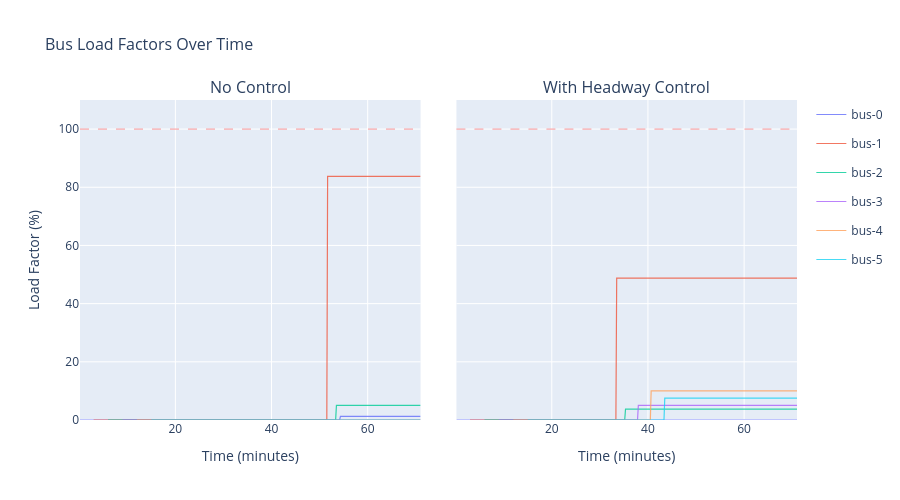

The notebook cell saved with this chart:
### Markdown cell above
## Bus load factors

How full are the buses? In the bunching scenario, the delayed bus picks up more passengers (it's full) while the bus behind runs nearly empty — a hallmark of the bunching problem.

### Code cell
fig = make_subplots(
    rows=1, cols=2,
    shared_yaxes=True,
    subplot_titles=["No Control", "With Headway Control"],
    horizontal_spacing=0.05,
)

for col, (buses, _title) in enumerate([(buses_nc, "No Control"), (buses_ctrl, "With Headway Control")], 1):
    for i, bus in enumerate(buses):
        active = [r for r in bus.trajectory if r["phase"] not in ("waiting",)]
        if not active:
            continue
        times_m = [r["tick"] * TICK_SECONDS / 60 for r in active]
        loads_pct = [r["load"] / BUS_CAPACITY * 100 for r in active]
        fig.add_trace(
            go.Scatter(
                x=times_m, y=loads_pct,
                mode="lines",
                name=bus.name,
                line=dict(color=_COLORS[i % len(_COLORS)], width=1.2),
                opacity=0.8,
                legendgroup=bus.name,
                showlegend=(col == 1),
            ),
            row=1, col=col,
        )
    fig.add_hline(y=100, line=dict(color="red", width=0.8, dash="dash"), opacity=0.5, row=1, col=col)

fig.update_xaxes(title_text="Time (minutes)")
fig.update_yaxes(title_text="Load Factor (%)", col=1, range=[0, 110])
fig.update_yaxes(range=[0, 110])
fig.update_layout(
    title=dict(text="Bus Load Factors Over Time", font=dict(size=16)),
    height=500,
)
fig.show()

### Figure 1 — Plotly figure (JSON) as saved in the notebook; plotly's stock layout.template omitted (floating-point values rounded to 4 significant figures; data arrays with more than 128 entries replaced by an {"elided": "..."} marker saying what was removed)
{"data": [{"legendgroup": "bus-0", "line": {"color": "#636EFA", "width": 1.2}, "mode": "lines", "name": "bus-0", "opacity": 0.8, "showlegend": true, "type": "scatter", "x": {"elided": "426 float values"}, "xaxis": "x", "y": {"elided": "426 float values"}, "yaxis": "y"}, {"legendgroup": "bus-1", "line": {"color": "#EF553B", "width": 1.2}, "mode": "lines", "name": "bus-1", "opacity": 0.8, "showlegend": true, "type": "scatter", "x": {"elided": "409 float values"}, "xaxis": "x", "y": {"elided": "409 float values"}, "yaxis": "y"}, {"legendgroup": "bus-2", "line": {"color": "#00CC96", "width": 1.2}, "mode": "lines", "name": "bus-2", "opacity": 0.8, "showlegend": true, "type": "scatter", "x": {"elided": "391 float values"}, "xaxis": "x", "y": {"elided": "391 int values"}, "yaxis": "y"}, {"legendgroup": "bus-3", "line": {"color": "#AB63FA", "width": 1.2}, "mode": "lines", "name": "bus-3", "opacity": 0.8, "showlegend": true, "type": "scatter", "x": {"elided": "373 float values"}, "xaxis": "x", "y": {"elided": "373 int values"}, "yaxis": "y"}, {"legendgroup": "bus-4", "line": {"color": "#FFA15A", "width": 1.2}, "mode": "lines", "name": "bus-4", "opacity": 0.8, "showlegend": true, "type": "scatter", "x": {"elided": "355 float values"}, "xaxis": "x", "y": {"elided": "355 int values"}, "yaxis": "y"}, {"legendgroup": "bus-5", "line": {"color": "#19D3F3", "width": 1.2}, "mode": "lines", "name": "bus-5", "opacity": 0.8, "showlegend": true, "type": "scatter", "x": {"elided": "337 float values"}, "xaxis": "x", "y": {"elided": "337 int values"}, "yaxis": "y"}, {"legendgroup": "bus-0", "line": {"color": "#636EFA", "width": 1.2}, "mode": "lines", "name": "bus-0", "opacity": 0.8, "showlegend": false, "type": "scatter", "x": {"elided": "426 float values"}, "xaxis": "x2", "y": {"elided": "426 int values"}, "yaxis": "y2"}, {"legendgroup": "bus-1", "line": {"color": "#EF553B", "width": 1.2}, "mode": "lines", "name": "bus-1", "opacity": 0.8, "showlegend": false, "type": "scatter", "x": {"elided": "409 float values"}, "xaxis": "x2", "y": {"elided": "409 float values"}, "yaxis": "y2"}, {"legendgroup": "bus-2", "line": {"color": "#00CC96", "width": 1.2}, "mode": "lines", "name": "bus-2", "opacity": 0.8, "showlegend": false, "type": "scatter", "x": {"elided": "391 float values"}, "xaxis": "x2", "y": {"elided": "391 float values"}, "yaxis": "y2"}, {"legendgroup": "bus-3", "line": {"color": "#AB63FA", "width": 1.2}, "mode": "lines", "name": "bus-3", "opacity": 0.8, "showlegend": false, "type": "scatter", "x": {"elided": "373 float values"}, "xaxis": "x2", "y": {"elided": "373 int values"}, "yaxis": "y2"}, {"legendgroup": "bus-4", "line": {"color": "#FFA15A", "width": 1.2}, "mode": "lines", "name": "bus-4", "opacity": 0.8, "showlegend": false, "type": "scatter", "x": {"elided": "355 float values"}, "xaxis": "x2", "y": {"elided": "355 int values"}, "yaxis": "y2"}, {"legendgroup": "bus-5", "line": {"color": "#19D3F3", "width": 1.2}, "mode": "lines", "name": "bus-5", "opacity": 0.8, "showlegend": false, "type": "scatter", "x": {"elided": "337 float values"}, "xaxis": "x2", "y": {"elided": "337 float values"}, "yaxis": "y2"}], "layout": {"annotations": [{"font": {"size": 16}, "showarrow": false, "text": "No Control", "x": 0.2375, "xanchor": "center", "xref": "paper", "y": 1, "yanchor": "bottom", "yref": "paper"}, {"font": {"size": 16}, "showarrow": false, "text": "With Headway Control", "x": 0.7625, "xanchor": "center", "xref": "paper", "y": 1, "yanchor": "bottom", "yref": "paper"}], "height": 500, "shapes": [{"line": {"color": "red", "dash": "dash", "width": 0.8}, "opacity": 0.5, "type": "line", "x0": 0, "x1": 1, "xref": "x domain", "y0": 100, "y1": 100, "yref": "y"}, {"line": {"color": "red", "dash": "dash", "width": 0.8}, "opacity": 0.5, "type": "line", "x0": 0, "x1": 1, "xref": "x2 domain", "y0": 100, "y1": 100, "yref": "y2"}], "title": {"font": {"size": 16}, "text": "Bus Load Factors Over Time"}, "xaxis": {"anchor": "y", "domain": [0, 0.475], "title": {"text": "Time (minutes)"}}, "xaxis2": {"anchor": "y2", "domain": [0.525, 1], "title": {"text": "Time (minutes)"}}, "yaxis": {"anchor": "x", "domain": [0, 1], "range": [0, 110], "title": {"text": "Load Factor (%)"}}, "yaxis2": {"anchor": "x2", "domain": [0, 1], "matches": "y", "range": [0, 110], "showticklabels": false}}}
